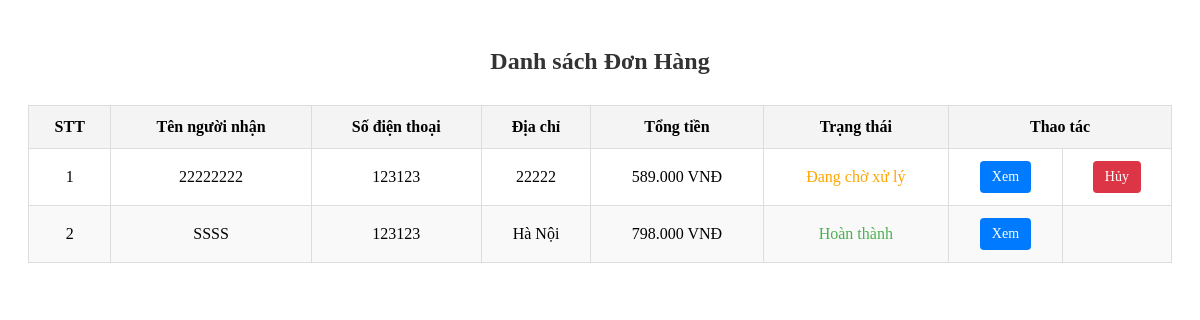
The app's page /admin/fe/orders.php with its own data.
### tables this page shows
CREATE TABLE `t_orders` (
  `id` int(11) NOT NULL,
  `userId` int(11) DEFAULT NULL,
  `orderDate` timestamp NOT NULL DEFAULT current_timestamp(),
  `totalAmount` int(11) NOT NULL,
  `status` varchar(50) DEFAULT 'Pending',
  `address` varchar(120) NOT NULL,
  `name` varchar(50) NOT NULL,
  `phone` varchar(11) NOT NULL
);

### db/base.php (called while the page is built, shortened)
<?php
class Database {
    private $host = 'localhost';
    private $db_name = 'db_laptop';
    private $username = 'root';
    private $password = '';
    protected $conn;
    private function connect() {
        $this->conn = null;
        try {
            $this->conn = new PDO("mysql:host={$this->host};dbname={$this->db_name}", $this->username, $this->password);
            $this->conn->setAttribute(PDO::ATTR_ERRMODE, PDO::ERRMODE_EXCEPTION);
        } catch (PDOException $e) {
            echo "Connection error: " . $e->getMessage();
        }
    }
    public function findAll($table, $conditions = [], $orderBy = 'id', $orderDirection = 'DESC', $limit = null) {
        $sql = "SELECT * FROM {$table}";
        $sql .= " ORDER BY {$orderBy} {$orderDirection}";
        $stmt = $this->conn->prepare($sql);
        $stmt->execute();
        return $stmt->fetchAll(PDO::FETCH_ASSOC);
    }
}
?>

### admin/fe/orders.php (the view, shortened to what this page needs)
<?php
require_once dirname(dirname(__DIR__)) . '/db/base.php';
$db = new Database();
$orders = $db->findAll('t_orders', [], 'id', 'DESC');
require_once dirname(dirname(__DIR__)) . '/db/order.php';
$orderDb = new Order();
?>
<div class="container">
    <h2 class="heading">Danh sách Đơn Hàng</h2>
    <?php if ($orders): ?>
        <table class="order-table">
            <thead>
                <tr>
                    <th>STT</th>
                    <th>Tên người nhận</th>
                    <th>Số điện thoại</th>
                    <th>Địa chỉ</th>
                    <th>Tổng tiền</th>
                    <th>Trạng thái</th>
                    <th colspan="2">Thao tác</th>
                </tr>
            </thead>
            <tbody>
                <?php $i = 1;
                foreach ($orders as $order): ?>
                    <tr>
                        <td><?php echo $i; ?></td>
                        <td><?php echo htmlspecialchars($order['name']); ?></td>
                        <td><?php echo htmlspecialchars($order['phone']); ?></td>
                        <td><?php echo htmlspecialchars($order['address']); ?></td>
                        <td><?php echo number_format($order['totalAmount'], 0, ',', '.'); ?> VNĐ</td>
                        <td><?php echo $orderDb->formatOrderStatus($order['status']); ?></td>
                        <td>
                            <a href="javascript:void(0);" class="btn-view"
                                onclick="loadContent('order_detail.php', <?php echo $order['id']; ?>);">
                                Xem
                            </a>
                        </td>
                        <td>
                            <?php if ($order['status'] === 'pending') { ?>
                                <a href="#" class="btn-cancel">Hủy</a>
                            <?php } else { ?>
                            <?php } ?>
                        </td>
                    </tr>
                <?php $i++;
                endforeach; ?>
            </tbody>
        </table>
    <?php endif; ?>
</div>

### db/order.php (shortened to what this page needs)
<?php
require_once 'base.php';
class Order extends Database
{
    function formatOrderStatus($status)
    {
        switch ($status) {
            case 'pending':
                return '<span style="color: orange;">Đang chờ xử lý</span>';
            case 'completed':
                return '<span style="color: #4CAF50;">Hoàn thành</span>';
        }
    }
}

### admin/fe/orders.php (style rules this page uses)
.container { max-width: 1200px; margin: 0 auto; padding: 20px; }
.heading { text-align: center; margin-bottom: 30px; font-size: 24px; font-weight: bold; color: #333; }
.order-table { width: 100%; border-collapse: collapse; margin-bottom: 20px; }
.order-table th, .order-table td { padding: 12px; text-align: center; border: 1px solid #ddd; }
.order-table th { background-color: #f4f4f4; font-weight: bold; }
.order-table tr:nth-child(even) { background-color: #f9f9f9; }
.btn-view, .btn-cancel { display: inline-block; padding: 8px 12px; text-decoration: none; color: #fff; background-color: #007bff; border-radius: 4px; font-size: 14px; }
.btn-cancel { background-color: #dc3545; }

### records on screen
t_orders: name "22222222", phone "123123", address "22222", totalAmount "589.000", status "Đang chờ xử lý"
t_orders: name "SSSS", phone "123123", address "Hà Nội", totalAmount "798.000", status "Hoàn thành"
